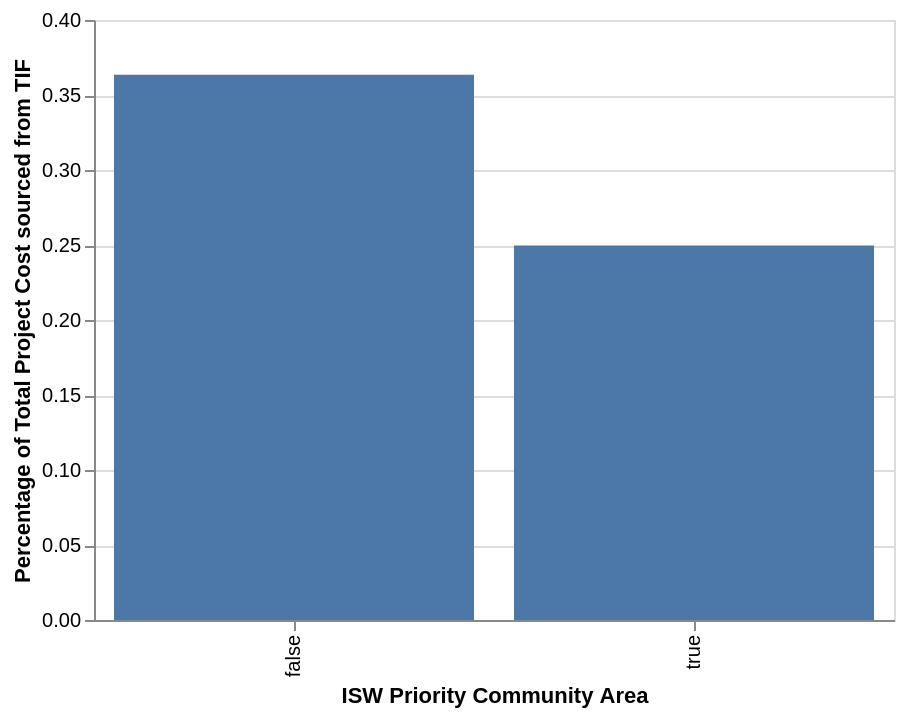

The specification (Vega-Lite) saved for this image:
### Vega-Lite specification from a JSON file in a GitHub repository (floating-point values rounded to 4 significant figures)
{"config": {"view": {"continuousWidth": 400, "continuousHeight": 300}}, "data": {"name": "data-494f34bd3e1a3b4a97b3d9822fe72397"}, "mark": "bar", "encoding": {"tooltip": [{"field": "invest", "title": "ISW Priority Community Area", "type": "nominal"}, {"field": "%_PublicSubsidy", "title": "TIF Funding to Total Project Cost per Project (Median)", "type": "quantitative"}], "x": {"field": "invest", "title": "ISW Priority Community Area", "type": "nominal"}, "y": {"field": "%_PublicSubsidy", "title": "Percentage of Total Project Cost sourced from TIF", "type": "quantitative"}}, "selection": {"selector022": {"type": "interval", "bind": "scales", "encodings": ["x", "y"]}}, "width": 400, "$schema": "https://vega.github.io/schema/vega-lite/v4.17.0.json", "datasets": {"data-494f34bd3e1a3b4a97b3d9822fe72397": [{"invest": false, "%_PublicSubsidy": 0.3635}, {"invest": true, "%_PublicSubsidy": 0.2497}]}}
